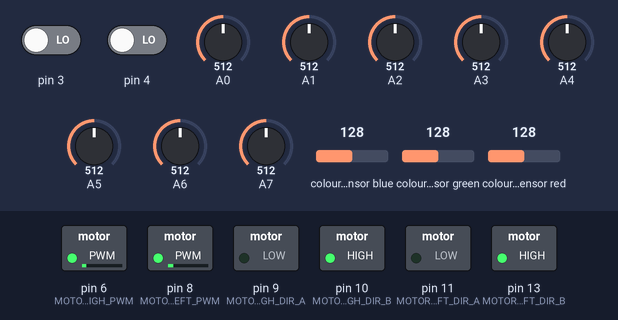
Simulated run of this sketch. Board: Arduino Mega 2560, built with avr-gcc and run on an emulated ATmega2560. Shown: switched loads named in the sketch (green lamp = pin HIGH). The test bench sets the inputs (shaded band); at power-on: colour sensor blue 128, A0 = 512, pin 3 LOW, pin 4 LOW, A1 = 512, A2 = 512, A3 = 512, A4 = 512, A5 = 512, A6 = 512, A7 = 512, colour sensor green 128, colour sensor red 128.

Above: at 11.6 s.
11.7 s: colour sensor blue set to 140
13.2 s: colour sensor blue set to 148
At 14.1 s:
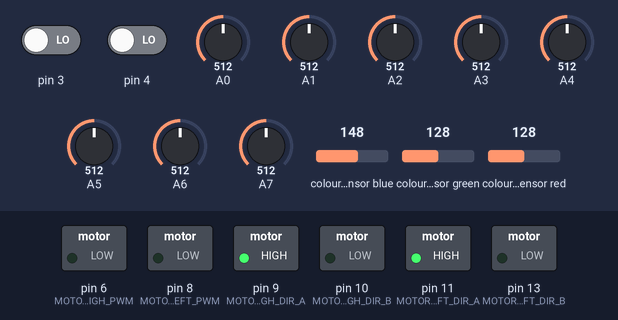
16.2 s: colour sensor blue set to 5
At 17.4 s:
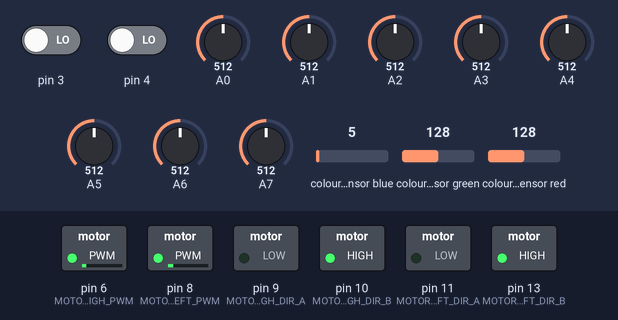
17.8 s: colour sensor blue set to 250
At 18.18 s:
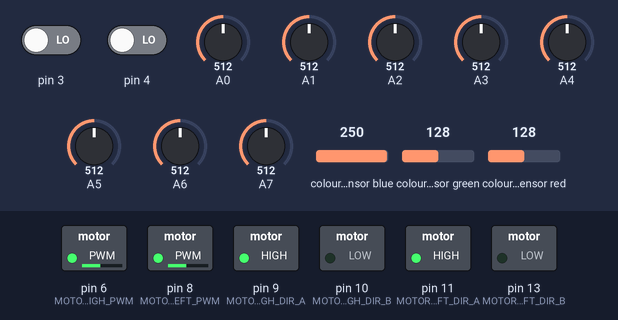
20.8 s: A0 set to 414
23.8 s: A0 set to 386
At 24.33 s:
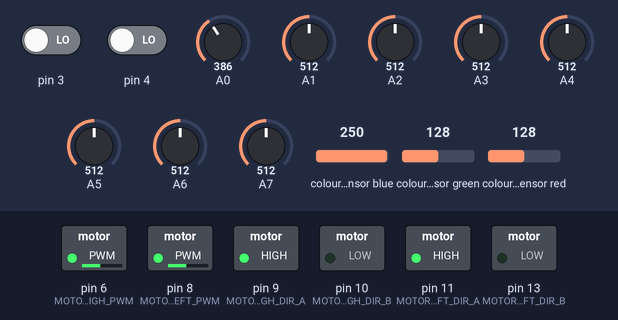
Timing chart, 0 to 26.8 s (numbered marks = the images above; inputs shaded):
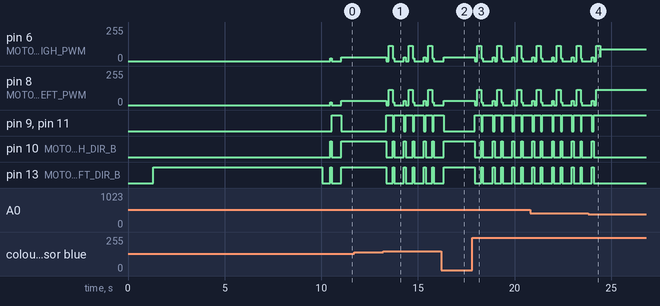

Measured:
- the behaviour switches between 143 and 144 on colour sensor blue (found by bisection; images 0 and 1)
- after the input at 13.2 s, pin 6 (MOTORRIGH_PWM): 27/255 → 0/255 after 0.15 s, then repeats every 1.0 s: 115/255 0.21 s, 19/255 0.08 s, 0/255 0.50 s, 27/255 0.10 s, 0/255 0.14 s; pin 8 (MOTORLEFT_PWM): 33/255 → 0/255 after 0.15 s, then repeats every 1.0 s: 115/255 0.21 s, 19/255 0.08 s, 0/255 0.50 s, 33/255 0.10 s, 0/255 0.14 s
- after the input at 16.2 s, pin 6 (MOTORRIGH_PWM): goes on until 16.3 s, then stays 27/255; pin 8 (MOTORLEFT_PWM): goes on until 16.3 s, then stays 33/255; pin 9 (MOTORRIGH_DIR_A), pin 11 (MOTORLEFT_DIR_A): goes on until 16.3 s, then stays LOW; pin 10 (MOTORRIGH_DIR_B), pin 13 (MOTORLEFT_DIR_B): goes on until 16.3 s, then stays HIGH
- after the input at 17.8 s, pin 6 (MOTORRIGH_PWM): 27/255 → 0/255 after 0.14 s, then repeats every 1.0 s: 115/255 0.21 s, 19/255 0.08 s, 0/255 0.50 s, 27/255 0.10 s, 0/255 0.14 s; pin 8 (MOTORLEFT_PWM): 33/255 → 0/255 after 0.14 s, then repeats every 1.0 s: 115/255 0.21 s, 19/255 0.08 s, 0/255 0.50 s, 33/255 0.10 s, 0/255 0.14 s
- after the input at 23.8 s, pin 8 (MOTORLEFT_PWM): goes on until 24.2 s, then stays 115/255; pin 9 (MOTORRIGH_DIR_A), pin 11 (MOTORLEFT_DIR_A): goes on until 24.1 s, then stays HIGH; pin 10 (MOTORRIGH_DIR_B), pin 13 (MOTORLEFT_DIR_B): goes on until 24.1 s, then stays LOW
- by itself, pin 13 (MOTORLEFT_DIR_B): alternates HIGH for 0.08 s and LOW for 0.45 s

The sketch:

SEGUIDOR_9.5_color_mejorado.ino
```cpp
#include <SharpIR.h>
#include <Wire.h>
#include "Adafruit_TCS34725softi2c.h"
#include <QTRSensors.h>

#define SDApin1 47
#define SCLpin1 48

#define SDApin2 45
#define SCLpin2 46

uint16_t clear , red1, green1, blue1;
uint16_t  red2, green2, blue2;

int suma1 = 0;
int suma2 = 0;


Adafruit_TCS34725softi2c tcs1 = Adafruit_TCS34725softi2c(TCS34725_INTEGRATIONTIME_50MS, TCS34725_GAIN_4X, SDApin1, SCLpin1);

Adafruit_TCS34725softi2c tcs2 = Adafruit_TCS34725softi2c(TCS34725_INTEGRATIONTIME_50MS, TCS34725_GAIN_4X, SDApin2, SCLpin2);

#define NUM_SENSORS             8  // number of sensors used
#define NUM_SAMPLES_PER_SENSOR  4  // average 4 analog samples per sensor reading
#define EMITTER_PIN             2  // emitter is controlled by digital pin 2

// sensors 0 through 5 are connected to analog inputs 0 through 5, respectively
QTRSensorsAnalog qtra((unsigned char[]) {
  A0, A1, A2, A3, A4, A5, A6, A7
},
NUM_SENSORS, NUM_SAMPLES_PER_SENSOR, EMITTER_PIN);
unsigned int sensorValues[NUM_SENSORS];


#define MOTORLEFT_DIR_A  11
#define MOTORLEFT_DIR_B  13
#define MOTORLEFT_PWM    8

#define MOTORRIGH_DIR_A  9
#define MOTORRIGH_DIR_B  10
#define MOTORRIGH_PWM    6

int BT1 = PJ3;
int BT2 = PJ4;

#define Sx1 A8
#define Sx2 A9

int boton1, boton2;

int sx1, sx2;
int poslast;

float KP = 0.25; //0.25
float KD = 2.4; //2.4
float Ki = 0; //0

int Velmax = 115;//115

int error1 = 0;
int error2 = 0;
int error3 = 0;
int error4 = 0;
int error5 = 0;
int error6 = 0;

void setup() {
  pinMode(MOTORRIGH_DIR_A , OUTPUT);
  pinMode(MOTORRIGH_DIR_B , OUTPUT);
  pinMode(MOTORRIGH_PWM   , OUTPUT);
  pinMode(MOTORLEFT_DIR_A , OUTPUT);
  pinMode(MOTORLEFT_DIR_B , OUTPUT);
  pinMode(MOTORLEFT_PWM   , OUTPUT);

  pinMode(Sx1, INPUT);
  pinMode(Sx2, INPUT);

  pinMode(BT1, INPUT);
  pinMode(BT2, INPUT);

  delay(500);

  while (true)
  {
    boton1 = digitalRead(BT1);
    if (boton1 == LOW)
    {
      break;
    }
  }

  delay(800);
  pinMode(13, OUTPUT);
  digitalWrite(13, HIGH);
  for (int i = 0; i < 350; i++)
  {
    qtra.calibrate();
  }
  digitalWrite(13, LOW);


  while (true)
  {
    boton2 = digitalRead(BT2);
    if (boton2 == LOW)
    {
      break;
    }
  }

  delay(400);
}
void setMotorLeft(int value)
{
  if ( value >= 0 )
  {
    digitalWrite(MOTORRIGH_DIR_A, HIGH);
    digitalWrite(MOTORRIGH_DIR_B, LOW);
  }
  else
  {
    digitalWrite(MOTORRIGH_DIR_A, LOW);
    digitalWrite(MOTORRIGH_DIR_B, HIGH);
    value *= -1;
  }
  analogWrite(MOTORRIGH_PWM, value);
}

void setMotorRigh(int value)
{
  if ( value >= 0 )
  {
    digitalWrite(MOTORLEFT_DIR_A, HIGH);
    digitalWrite(MOTORLEFT_DIR_B, LOW);
  }
  else
  {
    digitalWrite(MOTORLEFT_DIR_A, LOW);
    digitalWrite(MOTORLEFT_DIR_B, HIGH);
    value *= -1;
  }
  analogWrite(MOTORLEFT_PWM, value);
}

void motores(int left, int righ)
{
  //digitalWrite(STANDBY,HIGH);
  setMotorLeft(left);
  setMotorRigh(righ);
}

void freno(boolean left, boolean righ, int value)
{
  //  digitalWrite(STANDBY,HIGH);

  if ( left )
  {
    digitalWrite(MOTORRIGH_DIR_A, HIGH);
    digitalWrite(MOTORRIGH_DIR_B, HIGH);
    analogWrite (MOTORRIGH_PWM, value);
  }

  if ( righ )
  {
    digitalWrite(MOTORLEFT_DIR_A, HIGH);
    digitalWrite(MOTORLEFT_DIR_B, HIGH);
    analogWrite (MOTORLEFT_PWM, value);
  }
}


unsigned int posicion = 0;

int proporcional = 0;
int integral = 0;
int derivativo = 0;

int diferencial = 0;
int last_prop;
int Target = 3500;


void loop() {
  //PID();
  // qtra.readLine(sensorValues);
  if (analogRead(A0) >= 400 && analogRead(A1) >= 400 && analogRead(A2) >= 400 && analogRead(A3) >= 400 && analogRead(A4) >= 400 && analogRead(A5) >= 400 && analogRead(A6) >= 400 && analogRead(A7) >= 400 )
  {
    motores(-19, -19);
    delay(75);
    motores(0, 0);
    delay(500);

    motores(-26, -44);//-23,-39
    digitalWrite(13, HIGH);

    while (true)
    {
      motores(-27, -33);//38,44//33,39//30,36//
     leer_color();
      if (suma1 >= 290 && suma1 <= 360 && suma2 >= 1430)
      {
        motores(0, 0);
        delay(100);
        motores(-40, 70);
        delay(360);
        break;
      }
      else if (suma2 >= 200 && suma2 <= 380 && suma1 >= 1330)
      {
        motores(0, 0);
        delay(100);
        motores(80, -40);
        delay(400);
        break;
      }
      else if (suma1 >= 1600 && suma2 >= 1600)
      {
        motores(0, 0);
        delay(140);
        motores(115, 115);
        delay(200);
        break;
      }
      else
      {
        motores(-27, -33);
      }
      digitalWrite(13, LOW);
    }
  }


  if (analogRead(A7) > 500 && analogRead(A6) > 500 && analogRead(A5) > 500 && analogRead(A4) > 500 && analogRead(A3) > 500 && analogRead(A1) < 150 && analogRead(A0) < 150)
  {
    motores(-43, 55);
    delay(335);
  }


  PID();

  frenos_contorno();
}
void PID() {
  unsigned int position = qtra.readLine(sensorValues);
  proporcional =  3500 - ((int)position);

  derivativo = proporcional - last_prop;
  integral = error1 + error2 + error3 + error4 + error5 + error6;
  last_prop = proporcional;

  error6 = error5;
  error5 = error4;
  error4 = error3;
  error3 = error2;
  error2 = error1;
  error1 = proporcional;

  int diferencial = ( proporcional * KP ) + ( derivativo * KD ) + (integral * Ki) ;

  if ( diferencial > Velmax ) diferencial = Velmax;
  else if ( diferencial < -Velmax ) diferencial = -Velmax;

  ( diferencial < 0 ) ? motores(Velmax + diferencial, Velmax) : motores(Velmax, Velmax - diferencial);
}


void frenos_contorno() {
  unsigned int position = qtra.readLine(sensorValues);
  if (position > 6500)
  {
    if (analogRead(A0) >= 400 && analogRead(A1) >= 400 && analogRead(A2) >= 400 && analogRead(A3) >= 400 && analogRead(A4) >= 400 && analogRead(A5) >= 400 && analogRead(A6) >= 400 && analogRead(A7) >= 400 )
    {

      motores(-19, -19);
      delay(75);
      motores(0, 0);
      delay(100);

      motores(-26, -44);//-23,-39
      digitalWrite(13, HIGH);

      while (true)
      {
        motores(-26, -44);
        leer_color();
        if (suma1 >= 290 && suma1 <= 360 && suma2 >= 1430)
        {
          motores(0, 0);
          delay(100);
          motores(-40, 80);
          delay(400);
          break;
        }
        else if (suma2 >= 200 && suma2 <= 360 && suma1 >= 1430)
        {
          motores(0, 0);
          delay(100);
          motores(80, -40);
          delay(400);
          break;
        }
        else if (suma1 >= 1550 && suma2 >= 1550)
        {
          motores(0, 0);
          delay(140);
          motores(115, 115);
          delay(200);
          break;
        }
        else
        {
          motores(-26, -44);
        }
        digitalWrite(13, LOW);
      }
    }
    motores(-120, 70);//-140,130//-100,90//
    delay(9);
  }
  else if (position < 500)
  {
    if (analogRead(A0) >= 400 && analogRead(A1) >= 400 && analogRead(A2) >= 400 && analogRead(A3) >= 400 && analogRead(A4) >= 400 && analogRead(A5) >= 400 && analogRead(A6) >= 400 && analogRead(A7) >= 400 )
    {

      motores(-19, -19);
      delay(75);
      motores(0, 0);
      delay(100);

      motores(-26, -44);//-23,-39
      digitalWrite(13, HIGH);

      while (true)
      {
        motores(-26, -44);
        leer_color();
        if (suma1 >= 290 && suma1 <= 360 && suma2 >= 1430)
        {
          motores(0, 0);
          delay(100);
          motores(-40, 80);
          delay(400);
          break;
        }
        else if (suma2 >= 200 && suma2 <= 360 && suma1 >= 1430)
        {
          motores(0, 0);
          delay(100);
          motores(80, -40);
          delay(400);
          break;
        }
        else if (suma1 >= 1550 && suma2 >= 1550)
        {
          motores(0, 0);
          delay(140);
          motores(115, 115);
          delay(200);
          break;
        }
        else
        {
          motores(-26, -44);
        }
        digitalWrite(13, LOW);
      }
    }

    motores(70, -120);//130,-140//90,-100
    delay(9);
  }
}

void leer_color()
{
  //delay(50);
  tcs1.getRawData(&red1, &green1, &blue1, &clear);
  //delay(50);
  tcs2.getRawData(&red2, &green2, &blue2, &clear);

  suma1 = (red1 + green1 + blue1) * 0.5;
  suma2 = (red2 + green2 + blue2) * 0.5;

  return red1, green1, blue1, red2, green2, blue2  , suma1, suma2;
}
void QTR1A ()
{
  sx1 = analogRead(Sx1);
  sx2 = analogRead(Sx2);
}
```
